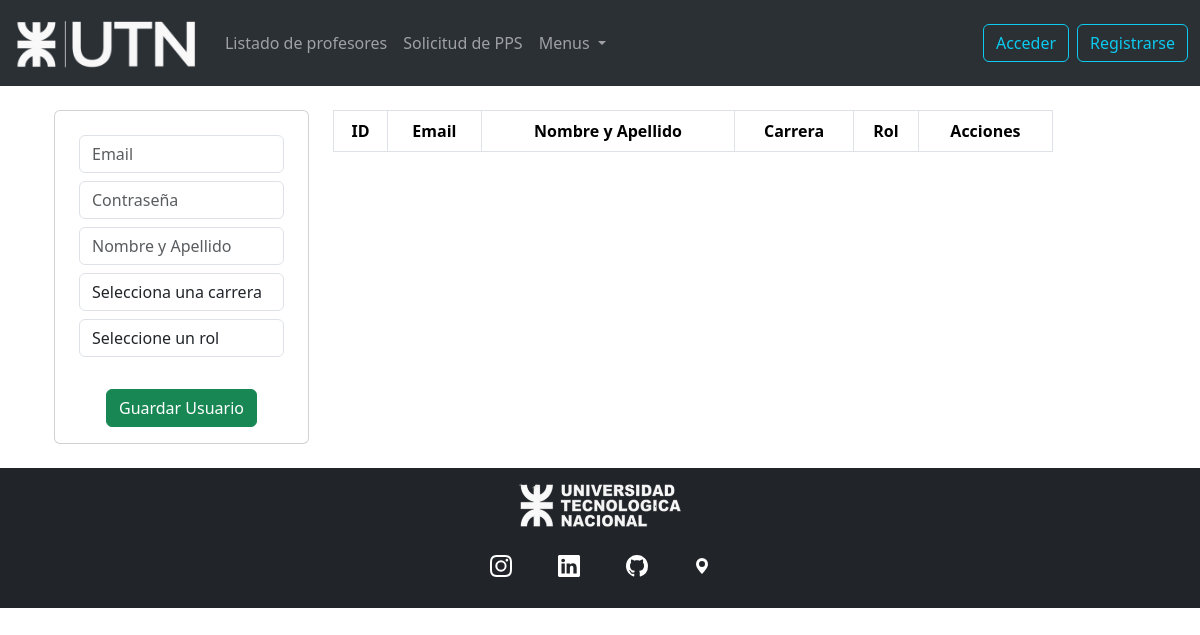
Before: /user/user.php with the older database file.
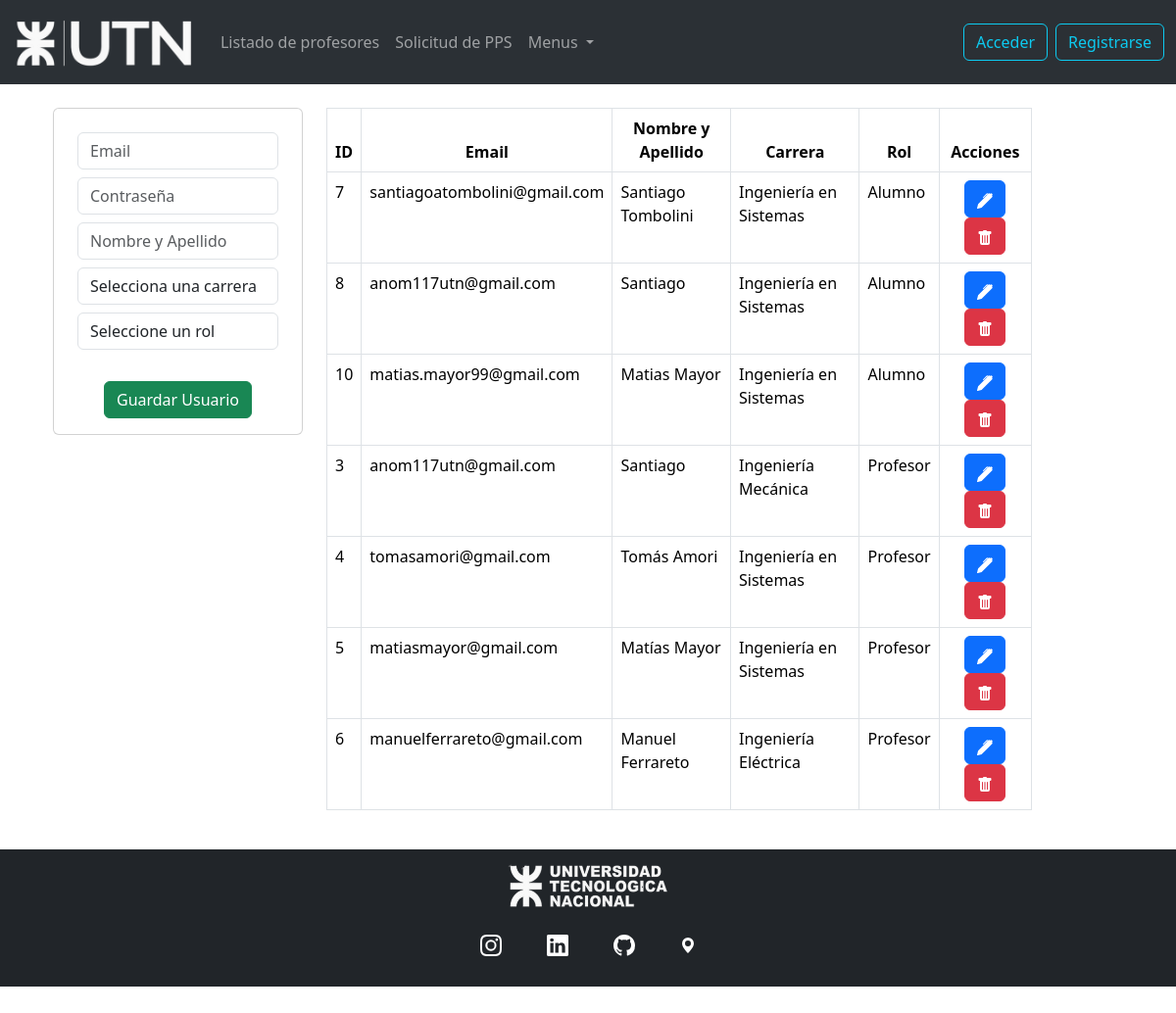
After: the same page with the newer database file.
### tables this page shows
CREATE TABLE `user` (
  `user_id` int NOT NULL,
  `email` varchar(255) NOT NULL,
  `password` varchar(255) NOT NULL,
  `name` varchar(255) NOT NULL,
  `photo` varchar(255) DEFAULT NULL,
  `deleted` tinyint(1) NOT NULL DEFAULT '0',
  `reset_token` varchar(64) DEFAULT NULL,
  `reset_token_expires_at` datetime DEFAULT NULL,
  `career_id` int DEFAULT NULL,
  `role_id` int NOT NULL
);

CREATE TABLE `career` (
  `career_id` int NOT NULL,
  `name` varchar(255) NOT NULL,
  `deleted` tinyint(1) NOT NULL DEFAULT '0'
);

CREATE TABLE `role` (
  `role_id` int NOT NULL,
  `name` varchar(255) NOT NULL,
  `deleted` tinyint(1) NOT NULL DEFAULT '0'
);

### src/user/user.php (the view, shortened to what this page needs)
<?php include("../db.php") ?>
<?php include("../includes/header.php") ?>
<div class="container p-4">
    <div class="row">
        <div class="col-md-3">
            <div class="card card-body">
                <form action="user_create.php" method="POST">
                    <div class="form-group m-2">
                        <input type="email" name="email" class="form-control" placeholder="Email" autofocus required>
                    </div>
                    <div class="form-group m-2">
                        <input type="password" name="password" class="form-control" placeholder="Contraseña" required>
                    </div>
                    <div class="form-group m-2">
                        <input type="text" name="name" class="form-control" placeholder="Nombre y Apellido" required>
                    </div>
                    <div class="form-group m-2">
                        <select name="career_id" class="form-control" required>
                            <option value="">Selecciona una carrera</option>
                        </select>
                    </div>
                    <div class="form-group m-2">
                        <select name="role_id" class="form-control" required>
                            <option value="">Seleccione un rol</option>
                        </select>
                    </div>
                    <br>
                    <input type="submit" class="btn btn-success btn-block mx-auto d-block" name="user_create" value="Guardar Usuario">
                </form>
            </div>
        </div>
        <div class="col-md-8">
            <table class="table table-bordered">
                <thead>
                    <tr class="text-center">
                        <th>ID</th>
                        <th>Email</th>
                        <th>Nombre y Apellido</th>
                        <th>Carrera</th>
                        <th>Rol</th>
                        <th>Acciones</th>
                    </tr>
                </thead>
                <tbody>
                    <?php
                    $query = "SELECT user.user_id, user.email, user.password, user.name, career.name AS career_name, role.name AS role_name FROM user INNER JOIN career ON user.career_id = career.career_id INNER JOIN role ON user.role_id = role.role_id WHERE user.deleted=0";
                    $result_users = mysqli_query($conn, $query);
                    while ($row = mysqli_fetch_array($result_users)) { ?>
                        <tr>
                            <td><?php echo $row['user_id'] ?></td>
                            <td><?php echo $row['email'] ?></td>
                            <td><?php echo $row['name'] ?></td>
                            <td><?php echo $row['career_name'] ?></td>
                            <td><?php echo $row['role_name'] ?></td>
                            <td class="text-center">
                                <a href="user_update.php?user_id=<?php echo $row['user_id'] ?>" class="btn btn-primary" role="button">
                                </a>
                                <a href="user_delete.php?user_id=<?php echo $row['user_id'] ?>" class="btn btn-danger" role="button">
                                </a>
                            </td>
                        </tr>
                    <?php } ?>
                </tbody>
            </table>
        </div>
    </div>
</div>
<?php include("../includes/footer.php") ?>

### src/includes/header.php (shortened to what this page needs)
<!DOCTYPE html>
<html lang="es">
<head>
    <link href="https://cdn.jsdelivr.net/npm/bootstrap@5.3.3/dist/css/bootstrap.min.css" rel="stylesheet">
</head>
<body>
<nav class="navbar navbar-expand-lg bg-body-tertiary" data-bs-theme="dark">
  <div class="container-fluid">
    <a class="navbar-brand" href="../index.php">
        <img src="../img/logo - utn.png" alt="Logo-UTN" class="navbar-brand-img mr-2 img-fluid" style="max-height: 60px;">
    </a>
    <div class="collapse navbar-collapse" id="navbarSupportedContent">
      <ul class="navbar-nav me-auto mb-2 mb-lg-0">
        <li class="nav-item">
          <a class="nav-link" aria-current="page" href="../professor_list/prof_list.php">Listado de profesores</a>
        </li>
        <li class="nav-item">
          <a class="nav-link" aria-current="page" href="../spp/spp.php">Solicitud de PPS</a>
        </li>
        <li class="nav-item">
          <li class="nav-item dropdown">
          <a class="nav-link dropdown-toggle" href="#" id="navbarDropdown" role="button" data-bs-toggle="dropdown" aria-expanded="false">
            Menus
          </a>
        </li>
      </ul>
      <form class="d-flex">
        <?php if (isset($_SESSION['user_id'])): ?>
          <a class="btn btn-outline-danger me-2" href="../auth/logout.php">Cerrar Sesión</a>
          <a class="btn btn-outline-secondary" href="../user/user_edit.php">Editar Perfil</a>
        <?php else: ?>
          <a class="btn btn-outline-info me-2" href="../auth/login.php">Acceder</a>
          <a class="btn btn-outline-info" href="../auth/signup.php">Registrarse</a>
        <?php endif; ?>
      </form>
    </div>
  </div>
</nav>

### src/includes/footer.php (shortened to what this page needs)
<footer class="text-center bg-dark text-white py-2">
    <div class="container">
        <section class="mb-2">
            <img src="../img/Footer-UTN.png" alt="Logo-UTN" class="navbar-brand-img mr-1 img-fluid"
                style="max-height: 60px;">
            <br>
            <a data-mdb-ripple-init class="btn btn-link btn-floating btn-lg text-white m-1"
                href="https://www.instagram.com/utnros.sistemas/" role="button" data-mdb-ripple-color="dark"
                target="_blank">
            </a>
            <a data-mdb-ripple-init class="btn btn-link btn-floating btn-lg text-white m-1"
                href="https://www.linkedin.com/company/utn---rosario/" role="button" data-mdb-ripple-color="dark"
                target="_blank">
            </a>
            <a data-mdb-ripple-init class="btn btn-link btn-floating btn-lg text-white m-1"
                href="https://github.com/tomasamori/eg-pps" role="button" data-mdb-ripple-color="dark" target="_blank">
            </a>
            <a data-mdb-ripple-init class="btn btn-link btn-floating btn-lg text-white m-1"
                href="https://maps.app.goo.gl/WcPvgkYuyjGiAgnZ8" role="button" data-mdb-ripple-color="dark" target="_blank">
                <svg xmlns="http://www.w3.org/2000/svg" width="16" height="16" fill="currentColor"
                    class="bi bi-geo-alt-fill" viewBox="0 0 16 16">
                    <path d="M8 16s6-5.686 6-10A6 6 0 0 0 2 6c0 4.314 6 10 6 10m0-7a3 3 0 1 1 0-6 3 3 0 0 1 0 6" />
                </svg>
            </a>
        </section>
    </div>
</footer>
</body>
</html>

### src/includes/header.php (style rules this page uses)
body { margin: 0; padding-bottom: 50px; }

### src/includes/footer.php (style rules this page uses)
footer { position: static; bottom: 0; width: 100%; height: 100%; }

Changed rows visible on the page:
added user: user_id "7", email "santiagoatombolini@gmail.com", name "Santiago Tombolini", career.name "Ingeniería en Sistemas", role.name "Alumno"
added user: user_id "8", email "anom117utn@gmail.com", name "Santiago", career.name "Ingeniería en Sistemas", role.name "Alumno"
added user: user_id "10", email "matias.mayor99@gmail.com", name "Matias Mayor", career.name "Ingeniería en Sistemas", role.name "Alumno"
added user: user_id "3", email "anom117utn@gmail.com", name "Santiago", career.name "Ingeniería Mecánica", role.name "Profesor"
added user: user_id "4", email "tomasamori@gmail.com", name "Tomás Amori", career.name "Ingeniería en Sistemas", role.name "Profesor"
added user: user_id "5", email "matiasmayor@gmail.com", name "Matías Mayor", career.name "Ingeniería en Sistemas", role.name "Profesor"
added user: user_id "6", email "manuelferrareto@gmail.com", name "Manuel Ferrareto", career.name "Ingeniería Eléctrica", role.name "Profesor"
